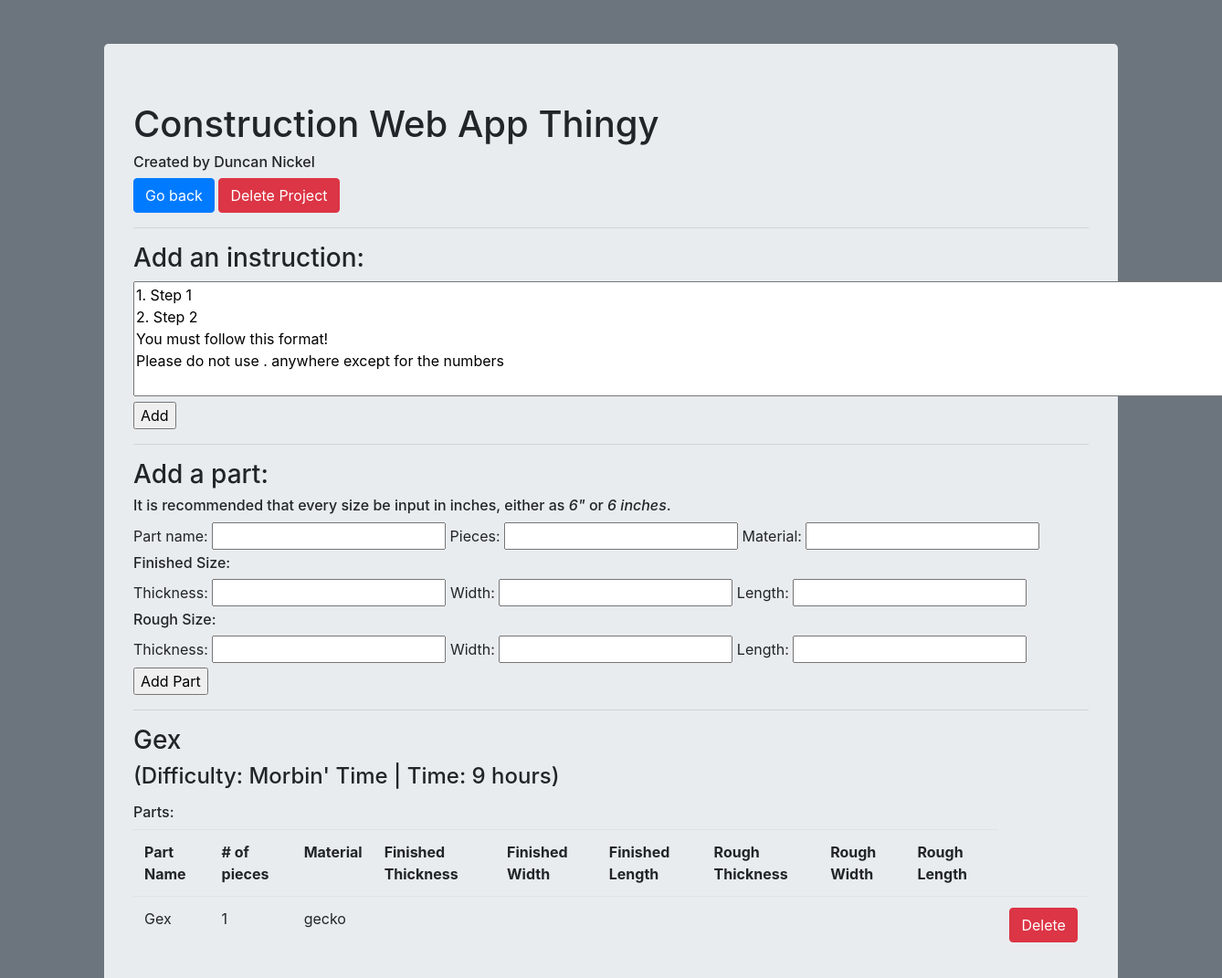
/Gex, run on an earlier commit of the app's database.
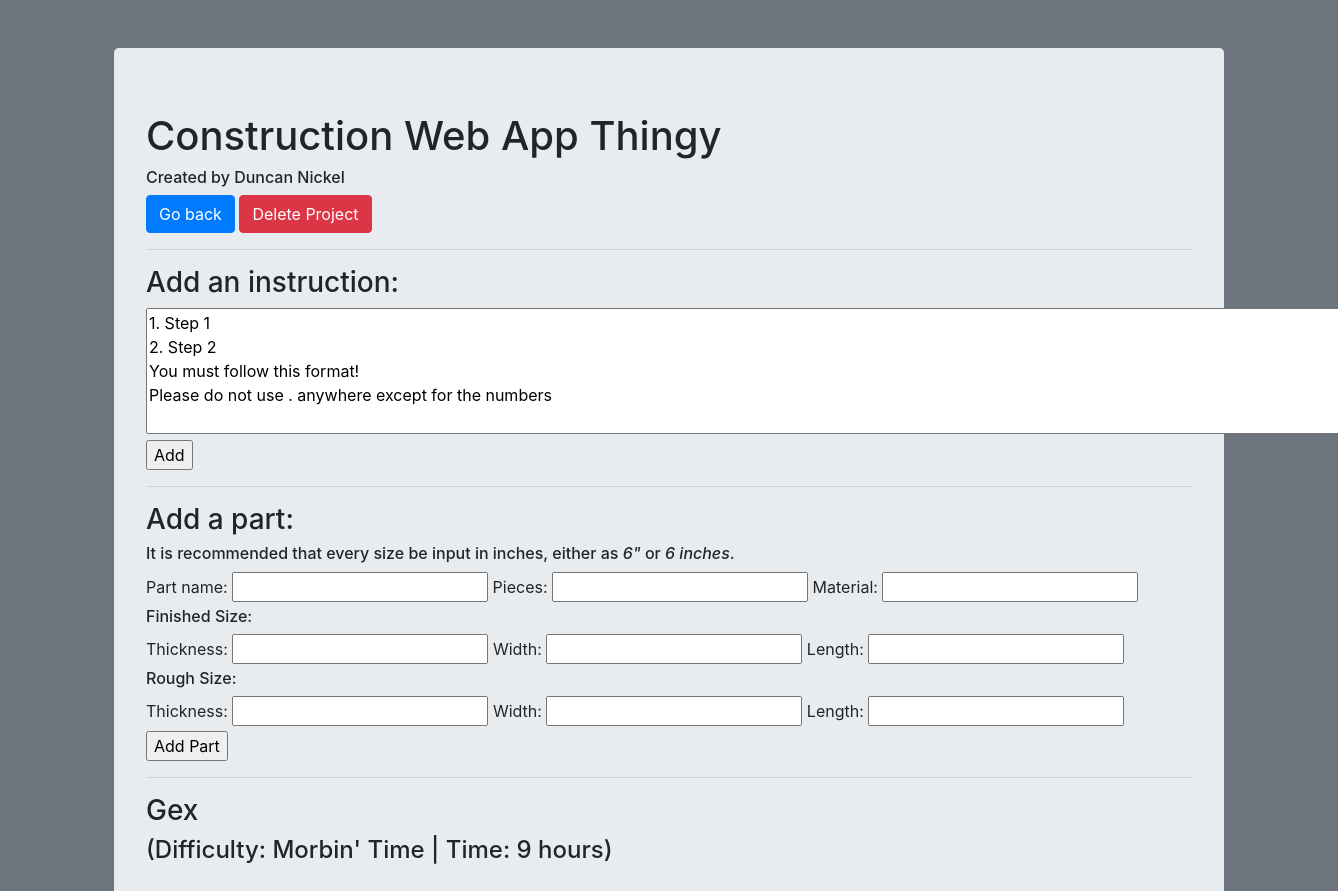
And on a later commit of the database.
### tables this page shows
CREATE TABLE Gex
            (
                part_name TEXT PRIMARY KEY,
                pieces TEXT, material TEXT,
                fin_thick TEXT, fin_width TEXT, fin_length TEXT,
                rough_thick TEXT, rough_width TEXT, rough_length TEXT
            );

### project_list.py (the view, shortened to what this page needs)
@app.route("/<project>",methods = ["GET","POST"])
def displayProject(project):
    LIST = getAllProjects()
    PROJECT_NAME, INFO, INSTRUCTIONS = "","",""
    for i in range(len(LIST)):
        if LIST[i][0] == project:
            project = LIST[i]
            PROJECT_NAME = project[0]
            INFO = project[1]
            INSTRUCTIONS = project[2:]
            break
    if PROJECT_NAME != "f": PARTS = getMaterials(PROJECT_NAME)
    else: PARTS = []
    return render_template("/project.html",name=PROJECT_NAME,info=INFO,instructions=INSTRUCTIONS,parts=PARTS)

### project_list.py (called while the page is built)
def readFile():
    FILE = open(PROJECT_LIST)
    DATA = FILE.readlines()
    for i in range(len(DATA)):
        DATA[i].rstrip()
    FILE.close()
    return DATA

def getAllProjects():
    DATA = readFile()
    PROJECTS = []
    for i in range(len(DATA)):
        PROJECTS.append(DATA[i].split(","))
        if PROJECTS[i][-1] == "\n": PROJECTS[i].pop(-1)
    return PROJECTS

def getMaterials(NAME):
    CONNECTION = sqlite3.connect(MATERIAL_LIST)
    CURSOR = CONNECTION.cursor()
    NAME = NAME.replace(" ","_")
    DATA = CURSOR.execute(f"""
        SELECT *
        FROM {NAME}
    ;""").fetchall()
    CONNECTION.close()
    for i in range(len(DATA)):
        for j in range(len(DATA[i])):
            if DATA[i][j] == None:
                DATA[i][j] = ""
    return DATA

### templates/project.html (shortened to what this page needs)
<!DOCTYPE html>
<html lang="en">
    <head>
        <link rel="stylesheet" href="https://cdn.jsdelivr.net/npm/bootstrap@4.6.1/dist/css/bootstrap.min.css">
    </head>
    <body class="bg-secondary">
        <div class="container">
            <div class="jumbotron mt-5">
                <h1>Construction Web App Thingy</h1><h6>Created by Duncan Nickel</h6>
                <a href="/" class="btn btn-primary">Go back</a> <a href="/delete/{{name}}" class="btn btn-danger">Delete Project</a> <hr>
                <h3>Add an instruction:</h3>
                <form method="POST" action="/{{name}}">
                    <textarea rows="5" cols="120" name="new_task">
1. Step 1
2. Step 2
You must follow this format!
Please do not use . anywhere except for the numbers
                    </textarea>
                    <input type="submit" name="task" value="Add">
                </form><hr>
                <h3>Add a part:</h3>
                <h6>It is recommended that every size be input in inches, either as <i>6"</i> or <i>6 inches</i>.</h6>
                <form method="POST" action="/{{name}}">
                    <label for="part_name"> Part name: </label> <input type="text" name="part_name">
                    <label for="pieces"> Pieces: </label> <input type="text" name="pieces">
                    <label for="material"> Material: </label> <input type="text" name="material">
                    <br> <h6>Finished Size:</h6>
                    <label for="fin_thick"> Thickness: </label> <input type="text" name="fin_thick">
                    <label for="fin_width"> Width: </label> <input type="text" name="fin_width">
                    <label for="fin_length"> Length: </label> <input type="text" name="fin_length">
                    <br> <h6>Rough Size:</h6>
                    <label for="rough_thick"> Thickness: </label> <input type="text" name="rough_thick">
                    <label for="rough_width"> Width: </label> <input type="text" name="rough_width">
                    <label for="rough_length"> Length: </label> <input type="text" name="rough_length">
                    <input type="submit" name="part" value="Add Part">
                </form><hr>
                <h3>{{name}}</h2>
                <h4>{{info}}</h4>
                {% if parts != [] %}
                    <h6>Parts:</h6>
                    <table class="table">
                        <tr>
                            <th>Part Name</th>
                            <th># of pieces</th> <th>Material</th>
                            <th>Finished Thickness</th> <th>Finished Width</th> <th>Finished Length</th>
                            <th>Rough Thickness</th> <th>Rough Width</th> <th>Rough Length</th>
                        </tr>
                        {% for part in parts %}
                            <tr>
                                <td>{{part[0]}}</td>
                                <td>{{part[1]}}</td> <td>{{part[2]}}</td>
                                <td>{{part[3]}}</td> <td>{{part[4]}}</td> <td>{{part[5]}}</td>
                                <td>{{part[6]}}</td> <td>{{part[7]}}</td> <td>{{part[8]}}</td>
                                <td><a href="/{{name}}/delete-{{part[0]}}" class="btn btn-danger">Delete</a></td>
                            </tr>
                        {% endfor %}
                    </table>
                {% endif %}
            </div>
        </div>
    </body>
</html>

What changed in the data, as far as the page shows it:
removed Gex: part_name "Gex", pieces "1", material "gecko"
Also different on the page:
{{ name }}: (not shown) → "Gex"
text no longer shown: "Parts: Part Name # of pieces Material Finished Thickness Finished Width Finished Length Rough Thickness Rough Width Rough Length"
